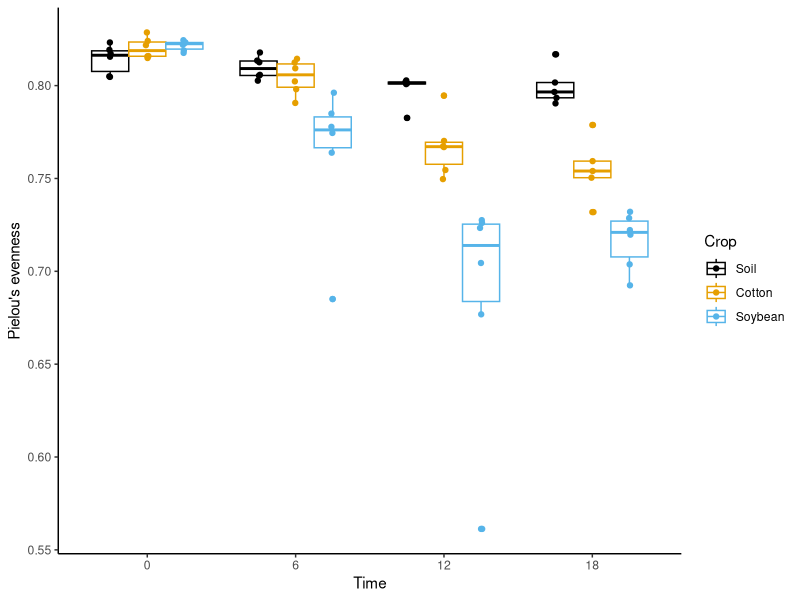
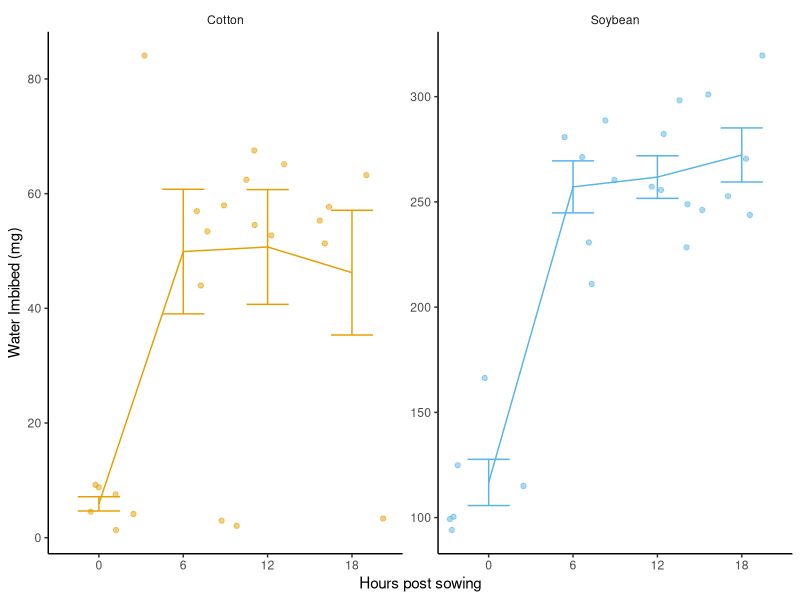
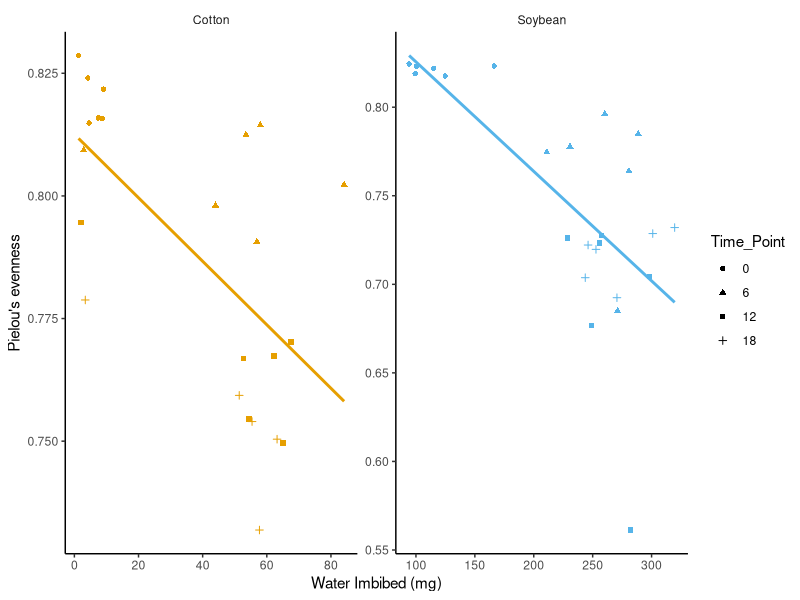
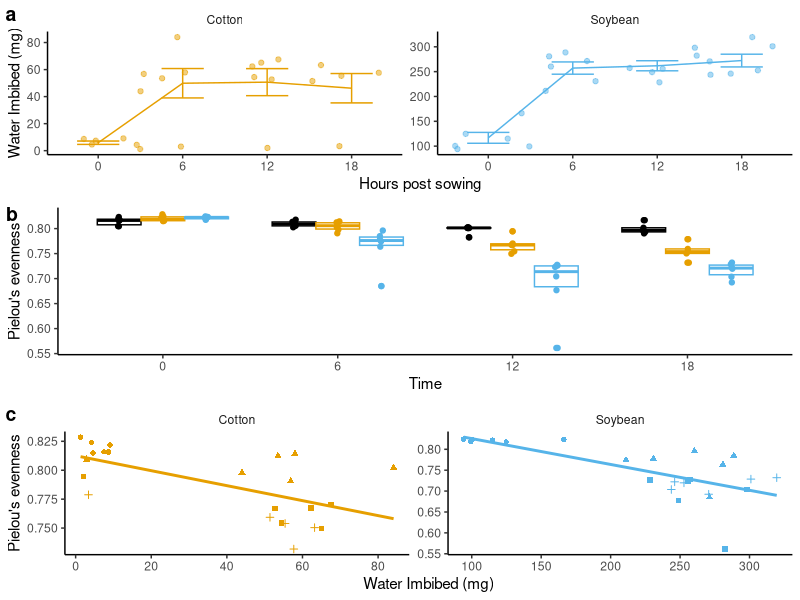
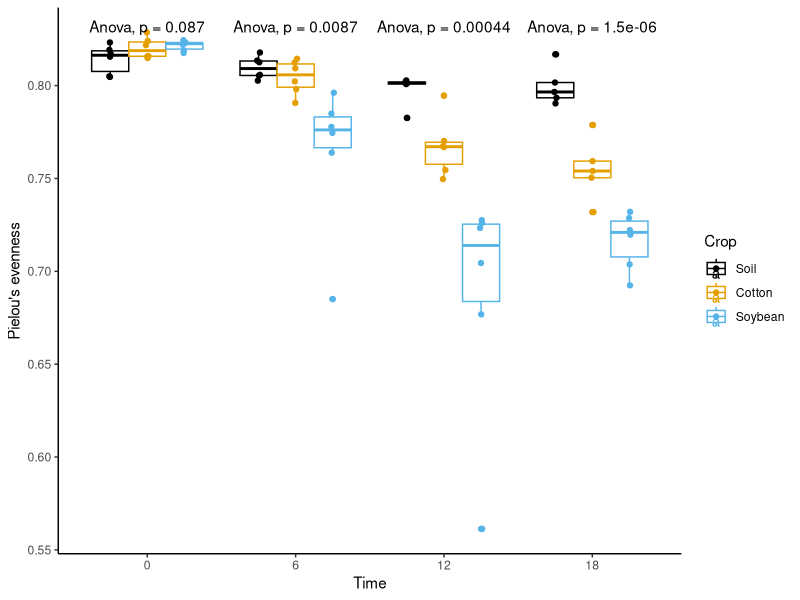
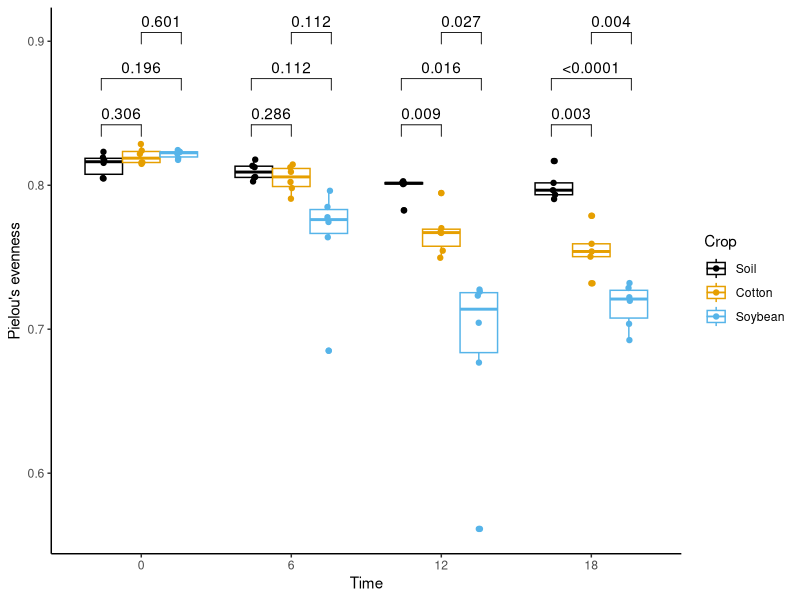
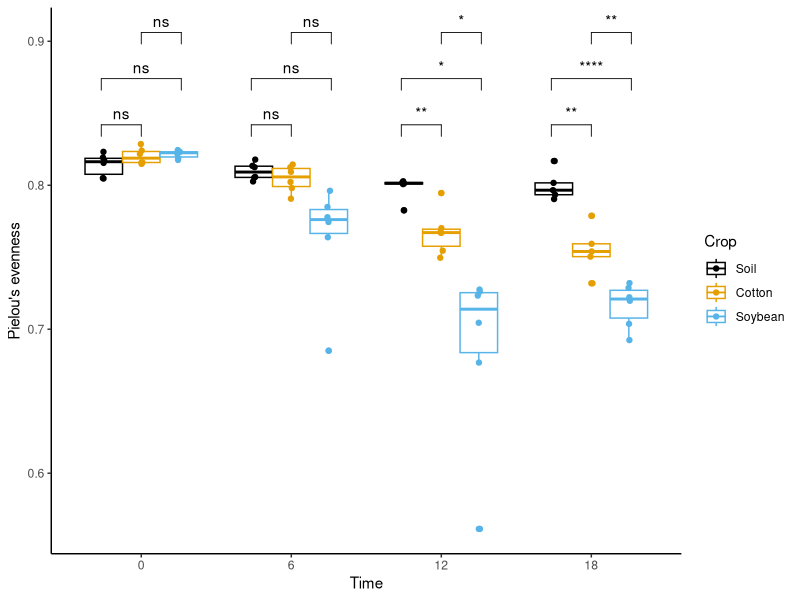
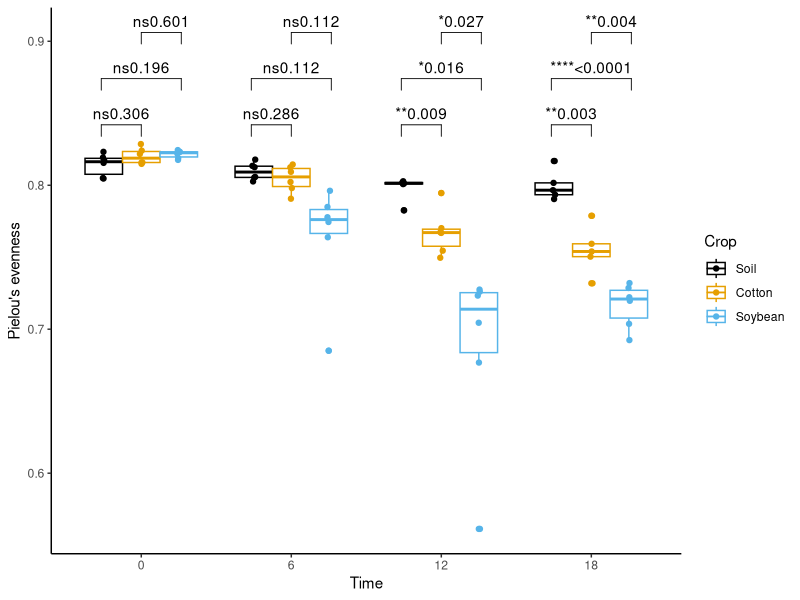

The R script that drew these images, in order:
## ---- chunk 1
#loading packages
library(tidyverse)
library(ggpubr)
library(ggrepel)

#loading color-blind palette
cbbPalette <- c("#000000", "#E69F00", "#56B4E9", "#009E73", "#F0E442", "#0072B2", "#D55E00", "#CC79A7")

#loading data in R
sample.data.bac <- read.csv("BacterialAlpha.csv", na.strings = "na")
sample.data.bac

#coding time-point and crop as factor (because we don't want it to be treated as continuous variable)
sample.data.bac$Time_Point <- as.factor(sample.data.bac$Time_Point)
sample.data.bac$Crop <- as.factor(sample.data.bac$Crop)

#viewing the structure of data
str(sample.data.bac)

#changing the order of treatments to be plotted (default of ggplot is alphabetical order)
sample.data.bac$Crop <- factor (sample.data.bac$Crop, levels = c("Soil", "Cotton", "Soybean"))

#plotting boxplot 

#Plot 1 - Bacterial Evenness

bac.even <- ggplot(sample.data.bac, aes(x=Time_Point, y= even, color= Crop)) +   #Timepoint as x axis and evenness as y axis and color according to crop
  geom_boxplot(position = position_dodge()) +    #making boxplots side by side without overlapping
  geom_point(position = position_jitterdodge(0.05)) +   #filling the data points in boxplot without overlapping
  xlab("Time") +    #labelling X axis
  ylab("Pielou's evenness") +    #labelling Y axis
  scale_color_manual(values = cbbPalette) +   #choosing colorblind palette for colors of boxplot and datapoints
  theme_classic()  #making the background of plot uniform/white
bac.even
## ---- chunk 2
#Plot 2 - A

#subsetting data to exclude soil data
sample.data.bac.no.soil <- subset(sample.data.bac, Crop!= "Soil")
sample.data.bac.no.soil

water.imbibed <- ggplot(sample.data.bac.no.soil, aes(Time_Point, 1000 * Water_Imbibed, color = Crop)) + #defining aesthetics: x axis as time point and y axis as water imbibed and color by crop. Also converting the unit of y from grams to milligrams. 
  geom_jitter(width = 0.5, alpha = 0.5) + #adding jitter points with transparency to show individual data points
  stat_summary(fun = mean, geom = "line", aes(group = Crop)) + #adding lines to represent the mean value for each crop group
  stat_summary(fun.data = mean_se, geom = "errorbar", width = 0.5) + #adding error bars to represent the standard error of the mean
  xlab("Hours post sowing") + #labelling x axis
  ylab("Water Imbibed (mg)") + #labelling y axis
  scale_color_manual(values = c(cbbPalette[[2]], cbbPalette[[3]]), name = "", labels = c("", "")) + #setting color for crop variable manually
  theme_classic() + #using classic theme for the plot to make background plain white
  theme(strip.background = element_blank(), legend.position = "none") + #costumizing theme to remore strip background  and position legend to none
  facet_wrap(~Crop, scales = "free") #creating separate panels for each crop and allowing free scales
water.imbibed
## ---- chunk 3
#Plot 3 -C

water.imbibed.cor <- ggplot(sample.data.bac.no.soil, aes (y= even, x = 1000 * Water_Imbibed, color = Crop))+ #defining aesthetics: x axis as water imbibed and y axis as evenness and color by crop. Also converting the unit of y from grams to milligrams. 
  geom_point(aes(shape = Time_Point)) + #adding points with different shapes based on time points
  geom_smooth(se=FALSE, method = lm) +  #adding a linear model smooth line without confidence interval
  xlab("Water Imbibed (mg)") + #labelling x axis
  ylab("Pielou's evenness") + #labelling y axis
  scale_color_manual(values = c(cbbPalette[[2]], cbbPalette[[3]]), name = "", labels = c("", "")) + #setting color for crop variable manually
  theme_classic() + #using classic theme for the plot to make background plain white 
  guides(color = "none") +
  theme(strip.background = element_blank(), legend.posion = "right") + #costumizing theme to remore strip background  and position legend to right
  facet_wrap(~Crop, scales = "free") #creating separate panels for each crop and allowing free scales
water.imbibed.cor
  
## ---- chunk 4
#Combining multiple figures into a single figure

figure2 <- ggarrange( 
  water.imbibed, #first figure to plot
  bac.even,  #second figure to plot 
  water.imbibed.cor,  #third figure to plot
  labels = "auto", #automatically labelling the plots as A, B ,C
  nrow = 3, #Arranging plots vertically in 3 rows
  ncol = 1, #Arranging plots in single column
  legend = FALSE #not including legend in the combined figure
)
figure2
## ---- chunk 5
#ggpubr can integrate statistics in plot
# integrating statistics into plots for exploratory analyses


#applying anova to the groups
bac.even +
  stat_compare_means(method = "anova")

#comparison within crop group at a single time point
bac.even +
  geom_pwc(aes(group = Crop), method = "t.test", label = "p.adj.format" )  
  geom_pwc(aes(group = Crop), method = "t.test", label = "p.adj.signif" ) #denoting significance levels with pvalues


bac.even +
  geom_pwc(aes(group = Crop), method = "t.test", label = "p.adj.signif" ) #denoting significance levels with *


bac.even +
  geom_pwc(aes(group = Crop), method = "t.test", label = "{p.adj.signif}{p.adj.format}" ) #denoting significance levels with * and pvalues


#comparison between time point (average evenness of all crops at certain time point compared with average evenness of all crop at another time point)
bac.even +
  geom_pwc(aes(group = Time_Point), method = "t.test", label = "p.adj.format" )

## ---- chunk 6
#correlation
water.imbibed.cor +
  stat_cor()  #gives pearson's correlation

water.imbibed.cor +
  stat_regline_equation() #gives regression line

water.imbibed.cor +
  stat_cor(label.y = 0.7) +
  stat_regline_equation()
## ---- chunk 7
#Differential abundance test for plotting while emphasizing most significant points
diff_abundance <- read.csv("diff_abund.csv") #loading data in R

str(diff_abundance) 

diff_abundance$log10_pvalue <- -log10(diff_abundance$p_CropSoybean)  #adding column log10_pvalue in the data with log10 value for p values of cropsoybean

diff_abundance_label <- diff_abundance[diff_abundance$log10_pvalue>30,] #subsetting the dataset with log10 pvalue greater than 30

ggplot() +
  geom_point(data = diff_abundance, aes(x = lfc_CropSoybean, y = log10_pvalue, color = diff_CropSoybean)) + #defining x as lfc cropsoybean ans y as log10 pvalue and color by diff cropsoybean
  theme_classic()   #using classic theme for the plot to make background plain white 

ggplot() +
  geom_point(data = diff_abundance, aes(x = lfc_CropSoybean, y = log10_pvalue, color = diff_CropSoybean)) +  #defining x as lfc cropsoybean ans y as log10 pvalue and color by diff cropsoybean
  theme_classic() +     #using classic theme for the plot to make background plain white 
  geom_text_repel(data = diff_abundance_label, aes(x = lfc_CropSoybean, y = log10_pvalue, color = diff_CropSoybean, label = Label))   #geom_text_repel adding labels without overlapping the labels with each other and data points #label with any column name

#using all data points 
ggplot() +
  geom_point(data = diff_abundance, aes(x = lfc_CropSoybean, y = log10_pvalue, color = diff_CropSoybean)) + #defining x as lfc cropsoybean ans y as log10 pvalue and color by diff cropsoybean
  theme_classic() + #using classic theme for the plot to make background plain white
  geom_text_repel(data = diff_abundance, aes(x = lfc_CropSoybean, y = log10_pvalue, color = diff_CropSoybean, label = Label))  #geom_text_repel adding labels without overlapping the labels with each other and data points

volcano <- ggplot() + 
  geom_point(data = diff_abundance, aes(x = lfc_CropSoybean, y = log10_pvalue, color = diff_CropSoybean)) + 
  geom_text_repel(data = diff_abundance_label, aes(x = lfc_CropSoybean, y = log10_pvalue, color = diff_CropSoybean, label = Label)) + 
  scale_color_manual(values = cbbPalette, name = "Significant") +
  theme_classic() + 
  xlab("Log fold change Soil vs. Soybean") +
  ylab("-log10 p-value")
volcano

#using the same concept to emphasize only certain points as a different color and shape
ggplot() +
  geom_point(data = diff_abundance, aes(x = lfc_CropSoybean, y = log10_pvalue)) + #defining x as lfc cropsoybean ans y as log10 pvalue 
  geom_point(data = diff_abundance_label, aes(x = lfc_CropSoybean, y = log10_pvalue, color = diff_CropSoybean), shape = 17, color = "salmon", size = 4) + #defining x as lfc cropsoybean ans y as log10 pvalue and also using different color, shape and size for certain subsetted group
  theme_classic() +
  geom_text_repel(data = diff_abundance_label, aes(x = lfc_CropSoybean, y = log10_pvalue, color = diff_CropSoybean, label = Label), color = "orange") +
  scale_color_manual(values = cbbPalette, name = "Significant") +
  xlab("Log fold change soil vs soybean") +
  ylab("-log10 pvlaue")
